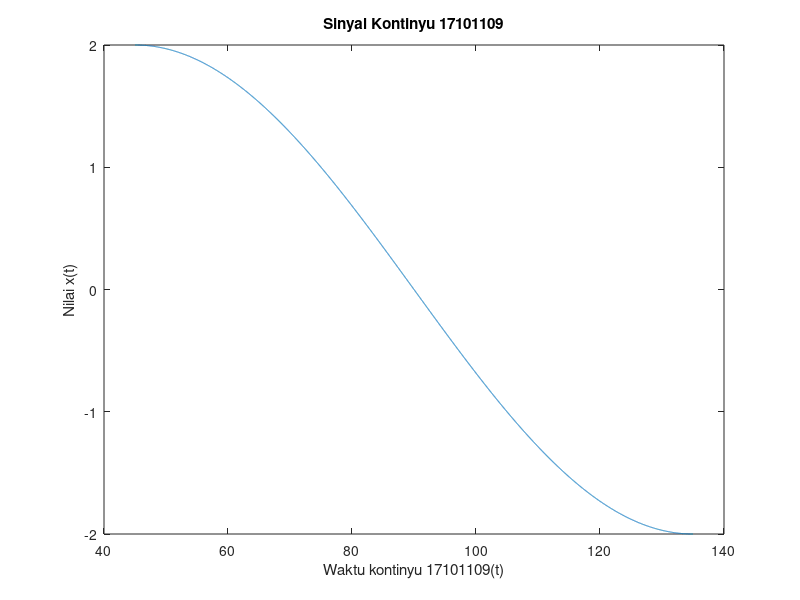

This chart was generated by the following MATLAB code:
t = [45:0.01:135];        % Plot subyal dari sudut 45 derasat sampai 135 derajat
xt = 2*sin(2*(t*pi/180)); %{t*pi/180) berarti mengyah sudut dalam derahat menjadi radian

figure (1);               % jendela pada matlab untuk menampilkan output berubah gambar

plot (t,xt);              % plot xt pada batas t
xlabel('Waktu kontinyu 17101109(t)');
ylabel('Nilai x(t)');
title('Sinyal Kontinyu 17101109');

%%% COMENT
%%%% HASIL DATA : 1. Sesuai Modul 2.Menggunakan NIM
%%%% amplitudo 1 digit nim terakhir 
%%%% sudut -genap(135-290)Derajat -ganjil(0-180)Derajat
